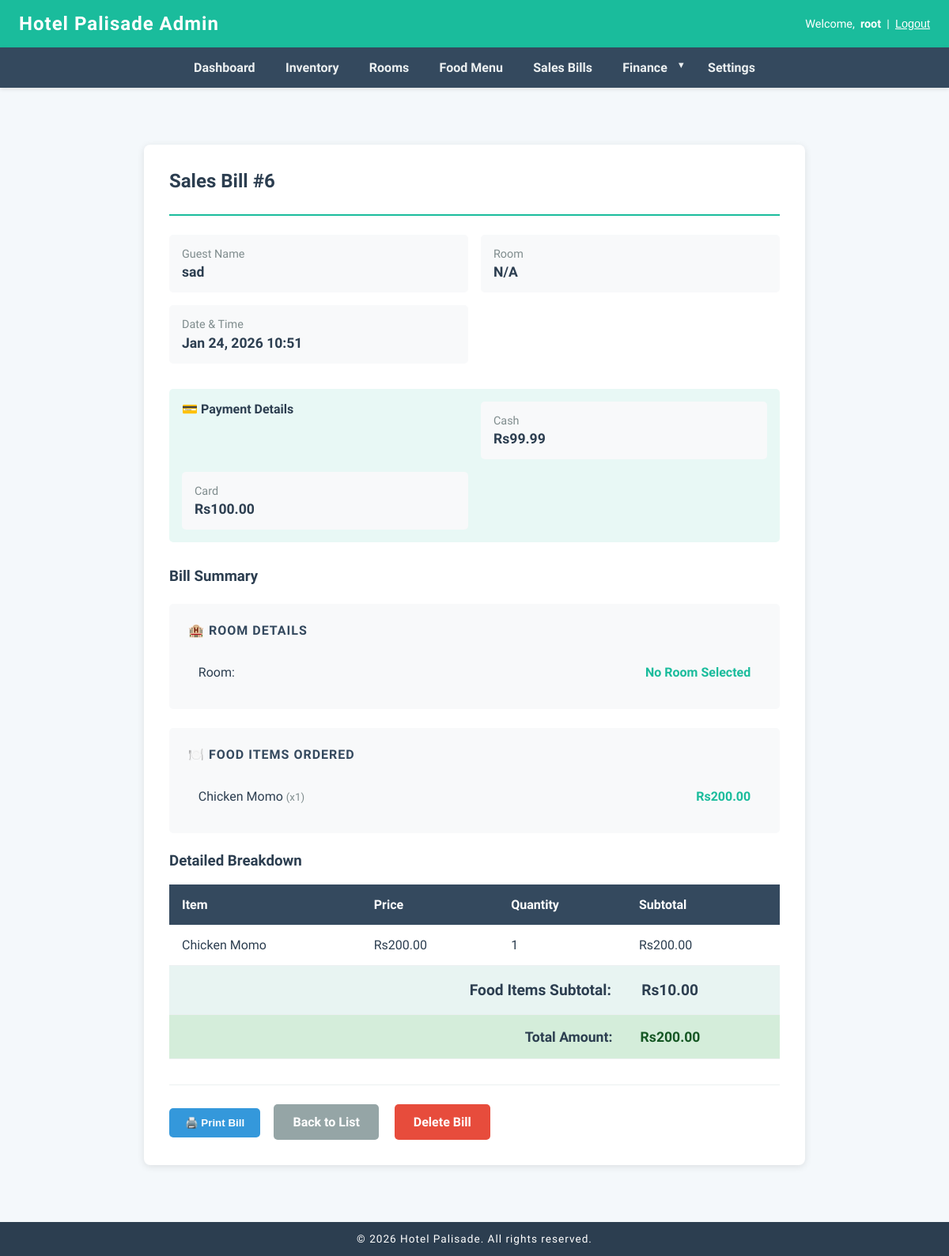
/dashboard/sales-bills/6/ (signed in), run on the app's committed database.
### sales/models.py (models this page shows, shortened)
class SalesBill(models.Model):
	created_at = models.DateTimeField(auto_now_add=True)
	guest_name = models.CharField(max_length=100)
	room = models.ForeignKey(Room, on_delete=models.SET_NULL, null=True, blank=True, related_name="sales_bills")
	room_charge = models.DecimalField(max_digits=10, decimal_places=2, default=0)
	items = models.ManyToManyField(FoodItem, through="SalesBillItem")
	discount_percentage = models.DecimalField(max_digits=5, decimal_places=2, default=0)
	discount_amount = models.DecimalField(max_digits=10, decimal_places=2, default=0)
	total_amount = models.DecimalField(max_digits=10, decimal_places=2)

class PaymentDetail(models.Model):
	PAYMENT_METHODS = [
		('cash', 'Cash'),
		('card', 'Card'),
		('online', 'Online'),
		('upi', 'UPI'),
	]
	sales_bill = models.ForeignKey(SalesBill, on_delete=models.CASCADE, related_name='payments')
	payment_method = models.CharField(max_length=10, choices=PAYMENT_METHODS)
	amount = models.DecimalField(max_digits=10, decimal_places=2)

class SalesBillItem(models.Model):
	sales_bill = models.ForeignKey(SalesBill, on_delete=models.CASCADE)
	food_item = models.ForeignKey(FoodItem, on_delete=models.CASCADE)
	quantity = models.PositiveIntegerField(default=1)
	price = models.DecimalField(max_digits=8, decimal_places=2)

class FoodItem(models.Model):
	name = models.CharField(max_length=100)
	description = models.TextField(blank=True)
	price = models.DecimalField(max_digits=8, decimal_places=2)
	available = models.BooleanField(default=True)

### dashboard/views.py (the view)
# urls.py: path('sales-bills/<int:pk>/', views.sales_bill_detail, name='sales_bill_detail'),
@login_required(login_url='login')
def sales_bill_detail(request, pk):
	bill = get_object_or_404(SalesBill, pk=pk)
	items = SalesBillItem.objects.filter(sales_bill=bill)
	return render(request, 'dashboard/sales_bills/detail.html', {'bill': bill, 'items': items})

### dashboard/templates/dashboard/sales_bills/detail.html (shortened to what this page needs)
{% extends 'base.html' %}
{% block content %}
<div class="container">
    <div class="bill-container">
        <div class="bill-header">
            <h2>Sales Bill #{{ bill.id }}</h2>
        </div>
        <div class="bill-info">
            <div class="info-item">
                <label>Guest Name</label>
                <strong>{{ bill.guest_name }}</strong>
            </div>
            <div class="info-item">
                <label>Room</label>
                <strong>{{ bill.room.number|default:"N/A" }}</strong>
            </div>
            <div class="info-item">
                <label>Date & Time</label>
                <strong>{{ bill.created_at|date:"M d, Y H:i" }}</strong>
            </div>
        </div>
        <div class="bill-info" style="background: #e8f8f5; padding: 1em; border-radius: 5px; margin-top: 1em;">
            <h4 style="margin: 0 0 0.5em 0; color: #2c3e50;">💳 Payment Details</h4>
            {% for payment in bill.payments.all %}
            <div class="info-item">
                <label>{{ payment.get_payment_method_display }}</label>
                <strong>Rs{{ payment.amount }}</strong>
            </div>
            {% empty %}
            <p style="margin: 0; color: #7f8c8d;">No payment recorded</p>
            {% endfor %}
        </div>
        <div class="items-section">
            <h3>Bill Summary</h3>
            <div class="summary-list">
                <h4>🏨 Room Details</h4>
                {% if bill.room %}
                    <div class="summary-item">
                        <span class="summary-item-label">Room Number:</span>
                        <span class="summary-item-value">{{ bill.room.number }}</span>
                    </div>
                    <div class="summary-item">
                        <span class="summary-item-label">Room Type:</span>
                        <span class="summary-item-value">{{ bill.room.get_room_type_display }}</span>
                    </div>
                    <div class="summary-item">
                        <span class="summary-item-label">Room Charge:</span>
                        <span class="summary-item-value">Rs{{ bill.room_charge }}</span>
                    </div>
                {% else %}
                    <div class="summary-item">
                        <span class="summary-item-label">Room:</span>
                        <span class="summary-item-value">No Room Selected</span>
                    </div>
                {% endif %}
            </div>
            <div class="summary-list">
                <h4>🍽️ Food Items Ordered</h4>
                {% for item in items %}
                    <div class="summary-item">
                        <span class="summary-item-label">
                            {{ item.food_item.name }} <small style="color: #7f8c8d;">(x{{ item.quantity }})</small>
                        </span>
                        <span class="summary-item-value">Rs{{ item.price|floatformat:2 }}</span>
                    </div>
                {% empty %}
                    <div class="summary-item">
                        <span class="summary-item-label">No items ordered</span>
                    </div>
                {% endfor %}
            </div>
            <h3>Detailed Breakdown</h3>
            <table>
                <thead>
                    <tr>
                        <th>Item</th>
                        <th>Price</th>
                        <th>Quantity</th>
                        <th>Subtotal</th>
                    </tr>
                </thead>
                <tbody>
                    {% for item in items %}
                    <tr>
                        <td>{{ item.food_item.name }}</td>
                        <td>Rs{{ item.price }}</td>
                        <td>{{ item.quantity }}</td>
                        <td>Rs{{ item.price|floatformat:2 }}</td>
                    </tr>
                    {% endfor %}
                    <tr class="total-row">
                        <td colspan="3" style="text-align: right;">Food Items Subtotal:</td>
                        <td>Rs{% widthratio items|length 1 1 %}{{ food_total|default:"0.00" }}</td>
                    </tr>
                    <tr class="total-row" style="background: #d4edda !important;">
                        <td colspan="3" style="text-align: right; font-size: 1.1em;">Total Amount:</td>
                        <td style="font-size: 1.1em; color: #155724;">Rs{{ bill.total_amount }}</td>
                    </tr>
                </tbody>
            </table>
        </div>
        <div class="button-group">
            <button onclick="printBill()" class="btn btn-print">🖨️ Print Bill</button>
            <a href="{% url 'sales_bill_list' %}" class="btn btn-secondary">Back to List</a>
            <a href="{% url 'sales_bill_delete' bill.pk %}" class="btn btn-danger">Delete Bill</a>
        </div>
    </div>
</div>
{% endblock %}

### dashboard/templates/base.html (shortened to what this page needs)
<!DOCTYPE html>
<html lang="en">
<head>
</head>
<body>
    <header>
        <h1>Hotel Palisade Admin</h1>
        <div class="user-info">
            {% if user.is_authenticated %}
                Welcome, <strong>{{ user.username }}</strong> |
                <form method="post" action="{% url 'logout' %}" style="display: inline;">
                    <button type="submit">Logout</button>
                </form>
            {% else %}
                <a href="{% url 'login' %}" style="color:#fff;text-decoration:underline;">Login</a>
            {% endif %}
        </div>
    </header>
    <nav>
        <ul id="navMenu">
            <li><a href="{% url 'dashboard' %}">Dashboard</a></li>
            <li><a href="{% url 'inventory_list' %}">Inventory</a></li>
            <li><a href="{% url 'room_list' %}">Rooms</a></li>
            <li><a href="{% url 'food_item_list' %}">Food Menu</a></li>
            <li><a href="{% url 'sales_bill_list' %}">Sales Bills</a></li>
            <li class="dropdown">
                <a href="#" class="dropdown-toggle" onclick="toggleDropdown(event)">Finance</a>
            </li>
            <li><a href="{% url 'settings' %}">Settings</a></li>
        </ul>
    </nav>
    <main>
        {% block content %}{% endblock %}
    </main>
    <footer>
        &copy; {{ year|default:2026 }} Hotel Palisade. All rights reserved.
    </footer>
</body>
</html>

### dashboard/templates/base.html (style rules this page uses)
* { box-sizing: border-box; }
body { margin: 0; padding: 0; background: #f4f8fb; font-family: 'Segoe UI', Arial, sans-serif; color: #2c3e50; }
header { background: #1abc9c; color: #fff; padding: 1em 1.5em; box-shadow: 0 2px 8px rgba(44,62,80,0.08); display: flex; align-items: center; justify-content: space-between; flex-wrap: wrap; gap: 1em; }
header h1 { margin: 0; font-size: 1.5em; letter-spacing: 1px; }
.user-info { font-size: 0.9em; display: flex; align-items: center; gap: 0.5em; flex-wrap: wrap; }
.user-info button { background: none; border: none; color: #fff; text-decoration: underline; cursor: pointer; font-size: 1em; padding: 0; }
nav { background: #34495e; padding: 0; box-shadow: 0 2px 5px rgba(0,0,0,0.1); position: relative; }
nav ul { list-style: none; margin: 0; padding: 0; display: flex; justify-content: center; flex-wrap: wrap; }
nav li { margin: 0; }
nav a { display: block; padding: 1em 1.2em; color: #ecf0f1; text-decoration: none; transition: background 0.3s; font-weight: 600; white-space: nowrap; }
.dropdown { position: relative; }
.dropdown-toggle { cursor: pointer; position: relative; padding-right: 2em !important; }
.dropdown-toggle::after { content: '▼'; position: absolute; right: 0.8em; font-size: 0.7em; }
main { min-height: 80vh; padding: 0.5em; }
footer { background: #2c3e50; color: #fff; text-align: center; padding: 1em; font-size: 0.85em; letter-spacing: 1px; }

### dashboard/templates/dashboard/sales_bills/detail.html (style rules this page uses)
.container { max-width: 900px; margin: 2em auto; padding: 2em; }
.bill-container { background: #fff; border-radius: 8px; padding: 2em; box-shadow: 0 2px 10px rgba(0,0,0,0.1); }
.bill-header { border-bottom: 2px solid #1abc9c; padding-bottom: 1em; margin-bottom: 1.5em; }
.bill-header h2 { color: #2c3e50; margin: 0 0 0.5em 0; }
.bill-info { display: grid; grid-template-columns: 1fr 1fr; gap: 1em; margin-bottom: 2em; }
.info-item { padding: 1em; background: #f8f9fa; border-radius: 5px; }
.info-item label { display: block; color: #7f8c8d; font-size: 0.9em; margin-bottom: 0.3em; }
.info-item strong { color: #2c3e50; font-size: 1.1em; }
.items-section h3 { color: #2c3e50; margin-bottom: 1em; }
table { width: 100%; border-collapse: collapse; margin-bottom: 1.5em; }
thead { background: #34495e; color: #fff; }
th, td { padding: 1em; text-align: left; }
tbody tr { border-bottom: 1px solid #ecf0f1; }
.total-row { background: #e8f4f2; font-weight: bold; }
.total-row td { color: #2c3e50; font-size: 1.2em; }
.btn { display: inline-block; padding: 0.8em 1.5em; color: #fff; text-decoration: none; border-radius: 5px; transition: background 0.3s; font-weight: 600; border: none; cursor: pointer; margin-right: 1em; }
.btn-secondary { background: #95a5a6; }
.btn-danger { background: #e74c3c; }
.button-group { margin-top: 2em; padding-top: 1.5em; border-top: 1px solid #ecf0f1; }
.summary-list { background: #f8f9fa; padding: 1.5em; border-radius: 5px; margin: 1.5em 0; }
.summary-list h4 { color: #34495e; margin-top: 0; font-size: 1em; text-transform: uppercase; letter-spacing: 1px; }
.summary-item { display: flex; justify-content: space-between; padding: 0.8em; border-bottom: 1px solid #ecf0f1; }
.summary-item:last-child { border-bottom: none; }
.summary-item-label { color: #2c3e50; font-weight: 500; }
.summary-item-value { color: #1abc9c; font-weight: bold; }
.btn-print { background: #3498db; }

### data on the page
SalesBill: id "6", guest_name "sad", room.number "N/A", created_at "Jan 24, 2026 10:51", total_amount "200.00"
PaymentDetail: payment_method "Cash", amount "99.99"
PaymentDetail: payment_method "Card", amount "100.00"
SalesBillItem: food_item.name "Chicken Momo", quantity "1", price "200.00"

### other printed values
{{ user.username }} "root"
{{ food_total|default:"0.00" }} "0.00"
{{ year|default:2026 }} "2026"
